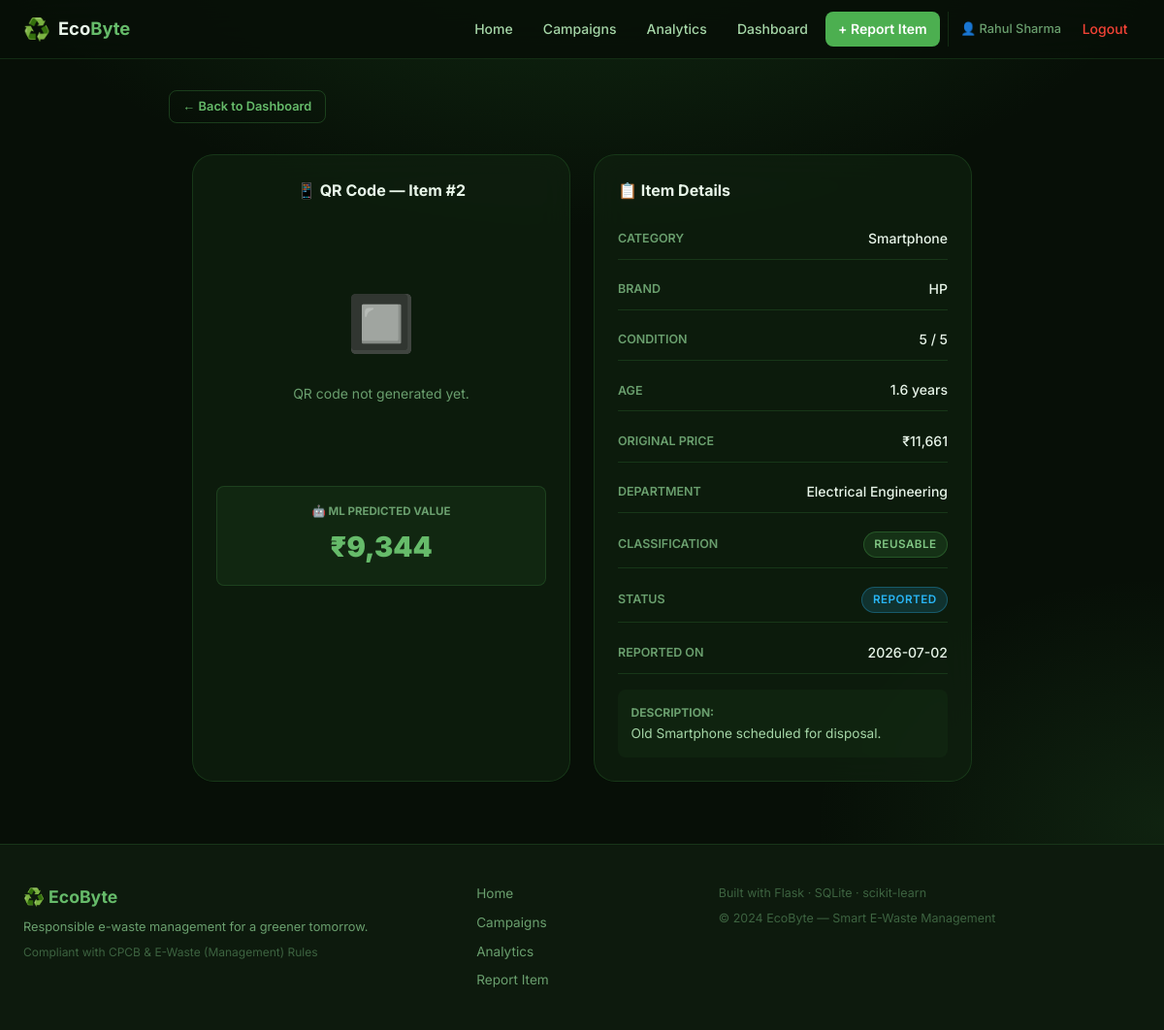
The page /item/2 (signed in) on the database its author committed.
### tables this page shows
CREATE TABLE items (
            id              INTEGER PRIMARY KEY AUTOINCREMENT,
            user_id         INTEGER NOT NULL,
            category        TEXT    NOT NULL,
            brand           TEXT    DEFAULT 'Unknown',
            model_name      TEXT    DEFAULT '',
            condition       INTEGER DEFAULT 3,
            age_years       REAL    DEFAULT 1.0,
            original_price  REAL    DEFAULT 0.0,
            classification  TEXT    DEFAULT 'recyclable',
            status          TEXT    DEFAULT 'reported',
            department      TEXT    DEFAULT 'General',
            description     TEXT    DEFAULT '',
            qr_code_path    TEXT    DEFAULT '',
            predicted_price REAL    DEFAULT 0.0,
            vendor_id       INTEGER,
            pickup_date     TEXT,
            created_at      TEXT    DEFAULT (datetime('now')),
            FOREIGN KEY (user_id) REFERENCES users(id)
        );

### app.py (the view)
@app.route('/item/<int:item_id>')
@login_required
def item_detail(item_id):
    item = db.get_item_by_id(item_id)
    if not item:
        flash('Item not found.', 'error')
        return redirect(url_for('dashboard'))
    if item['user_id'] != session['user_id'] and session.get('role') != 'admin':
        flash('You do not have access to this item.', 'error')
        return redirect(url_for('dashboard'))
    vendors = db.get_all_vendors()
    return render_template('item_detail.html', item=item, vendors=vendors)

### app.py (called while the page is built)
def login_required(f):
    @wraps(f)
    def decorated(*args, **kwargs):
        if 'user_id' not in session:
            flash('Please log in to continue.', 'warning')
            return redirect(url_for('login'))
        return f(*args, **kwargs)
    return decorated

### database.py (called while the page is built)
def get_db():
    conn = sqlite3.connect(DB_PATH)
    conn.row_factory = sqlite3.Row
    return conn

def get_item_by_id(item_id):
    conn = get_db()
    item = conn.execute('SELECT * FROM items WHERE id = ?', (item_id,)).fetchone()
    conn.close()
    return item

def get_all_vendors():
    conn = get_db()
    rows = conn.execute('SELECT * FROM vendors ORDER BY name ASC').fetchall()
    conn.close()
    return rows

### templates/item_detail.html (shortened to what this page needs)
{% extends "base.html" %}
{% block content %}
<div style="max-width:900px;margin:2rem auto;padding:0 1.5rem">
  <div style="margin-bottom:1.25rem">
    <a href="{{ url_for('dashboard') }}" class="btn btn-outline btn-sm">← Back to Dashboard</a>
  </div>
  <div style="display:grid;grid-template-columns:1fr 1fr;gap:1.5rem" class="item-detail-layout">
    <div class="card" style="text-align:center">
      <h2 style="font-size:1rem;font-weight:700;color:var(--text-1);margin-bottom:1rem">
        📱 QR Code — Item #{{ item['id'] }}
      </h2>
      {% if item['qr_code_path'] %}
        <div style="background:white;border-radius:var(--radius);padding:1rem;display:inline-block">
          <img src="{{ url_for('static', filename='qrcodes/item_' ~ item['id'] ~ '.png') }}"
               alt="QR Code for item {{ item['id'] }}"
               style="width:180px;height:180px">
        </div>
        <p style="font-size:.78rem;color:var(--text-3);margin-top:.75rem">
          Print and attach to the device
        </p>
        <a href="{{ url_for('static', filename='qrcodes/item_' ~ item['id'] ~ '.png') }}"
           download="ewaste_item_{{ item['id'] }}.png"
           class="btn btn-outline btn-sm" style="margin-top:.75rem">
          ⬇ Download QR Code
        </a>
      {% else %}
        <div class="empty-state">
          <div class="empty-state-icon">🔲</div>
          <p>QR code not generated yet.</p>
        </div>
      {% endif %}
      {% if item['predicted_price'] %}
        <div style="margin-top:1.25rem;background:rgba(76,175,80,.08);border:1px solid rgba(76,175,80,.2);border-radius:var(--radius-sm);padding:1rem">
          <div style="font-size:.72rem;color:var(--text-3);font-weight:700;text-transform:uppercase">
            🤖 ML Predicted Value
          </div>
          <div style="font-size:1.8rem;font-weight:900;color:var(--green-4);margin-top:.25rem">
            ₹{{ '{:,.0f}'.format(item['predicted_price']) }}
          </div>
        </div>
      {% endif %}
    </div>
    <div class="card">
      <h2 style="font-size:1rem;font-weight:700;color:var(--text-1);margin-bottom:1rem">
        📋 Item Details
      </h2>
      <div class="info-grid">
        <div class="info-row">
          <span class="info-label">Category</span>
          <span class="info-val">{{ item['category'] }}</span>
        </div>
        <div class="info-row">
          <span class="info-label">Brand</span>
          <span class="info-val">{{ item['brand'] }}</span>
        </div>
        <div class="info-row">
          <span class="info-label">Condition</span>
          <span class="info-val">{{ item['condition'] }} / 5</span>
        </div>
        <div class="info-row">
          <span class="info-label">Age</span>
          <span class="info-val">{{ item['age_years'] }} years</span>
        </div>
        <div class="info-row">
          <span class="info-label">Original Price</span>
          <span class="info-val">₹{{ '{:,.0f}'.format(item['original_price']) }}</span>
        </div>
        <div class="info-row">
          <span class="info-label">Department</span>
          <span class="info-val">{{ item['department'] }}</span>
        </div>
        <div class="info-row">
          <span class="info-label">Classification</span>
          <span class="info-val">
            <span class="badge badge-{{ item['classification'] }}">{{ item['classification'] }}</span>
          </span>
        </div>
        <div class="info-row">
          <span class="info-label">Status</span>
          <span class="info-val">
            <span class="badge badge-{{ item['status'] }}">{{ item['status'] }}</span>
          </span>
        </div>
        <div class="info-row">
          <span class="info-label">Reported On</span>
          <span class="info-val">{{ item['created_at'][:10] }}</span>
        </div>
      </div>
      {% if item['description'] %}
        <div style="margin-top:1rem;padding:.85rem;background:rgba(76,175,80,.05);border-radius:var(--radius-sm);font-size:.85rem;color:var(--text-2)">
          <strong style="color:var(--text-3);font-size:.75rem;text-transform:uppercase">Description:</strong><br>
          {{ item['description'] }}
        </div>
      {% endif %}
    </div>
  </div>
</div>
{% endblock %}

### static/css/style.css (style rules this page uses)
:root { --bg-0: #070f07; --bg-1: #0d1a0d; --bg-2: #132213; --bg-3: #1c3320; --card-bg: rgba(15, 32, 15, 0.75); --card-border:rgba(76, 175, 80, 0.18); --card-hover: rgba(76, 175, 80, 0.28); --green-1: #2e7d32; --green-2: #388e3c; --green-3: #4caf50; --green-4: #66bb6a; --green-5: #81c784; --green-6: #a5d6a7; --green-light:#e8f5e9; --accent: #ff6b35; --accent-hov: #e05522; --text-1: #e8f5e9; --text-2: #a5d6a7; --text-3: #6a9f6e; --text-4: #3d6340; --success: #4caf50; --warning: #ff9800; --danger: #f44336; --info: #29b6f6; --radius-sm: 8px; --radius: 14px; --radius-lg: 22px; --radius-xl: 32px; --shadow-sm: 0 2px 12px rgba(0,0,0,.4); --shadow: 0 6px 32px rgba(0,0,0,.5); --shadow-lg: 0 16px 60px rgba(0,0,0,.6); --transition: 0.25s cubic-bezier(.4,0,.2,1); --font: 'Inter', system-ui, sans-serif; }
*, *::before, *::after { box-sizing: border-box; margin: 0; padding: 0; }
html { scroll-behavior: smooth; }
body { font-family: var(--font); background-color: var(--bg-0); background-image: radial-gradient(ellipse 80% 60% at 50% -20%, rgba(46,125,50,.35) 0%, transparent 70%), radial-gradient(ellipse 50% 40% at 100% 80%, rgba(76,175,80,.12) 0%, transparent 60%); color: var(--text-1); min-height: 100vh; line-height: 1.6; -webkit-font-smoothing: antialiased; }
a { color: var(--green-4); text-decoration: none; transition: color var(--transition); }
.card { background: var(--card-bg); backdrop-filter: blur(16px); border: 1px solid var(--card-border); border-radius: var(--radius-lg); padding: 1.5rem; transition: all var(--transition); }
.btn { display: inline-flex; align-items: center; justify-content: center; gap: .4rem; padding: .6rem 1.3rem; border-radius: var(--radius-sm); font-size: .875rem; font-weight: 600; cursor: pointer; border: 1px solid transparent; transition: all var(--transition); white-space: nowrap; text-decoration: none; font-family: var(--font); }
.btn-outline { background: transparent; color: var(--green-4); border-color: var(--card-hover); }
.btn-sm { padding: .35rem .85rem; font-size: .8rem; }
.badge { display: inline-flex; align-items: center; gap: .3rem; padding: .2rem .65rem; border-radius: 100px; font-size: .73rem; font-weight: 600; text-transform: uppercase; letter-spacing: .04em; }
.badge-reported { background: rgba(41,182,246,.15); color: var(--info); border: 1px solid rgba(41,182,246,.3); }
.badge-reusable { background: rgba(76,175,80,.15); color: var(--green-5); border: 1px solid rgba(76,175,80,.3); }
.item-detail-layout { display: grid; grid-template-columns: 1fr 1fr; gap: 1.5rem; max-width: 900px; margin: 2rem auto; padding: 0 1.5rem; }
.info-grid { display: flex; flex-direction: column; gap: .6rem; }
.info-row { display: flex; justify-content: space-between; align-items: center; padding: .6rem 0; border-bottom: 1px solid var(--card-border); font-size: .875rem; }
.info-label { color: var(--text-3); font-weight: 600; font-size: .78rem; text-transform: uppercase; }
.info-val { color: var(--text-1); font-weight: 500; text-align: right; }
.empty-state { text-align: center; padding: 4rem 1rem; color: var(--text-3); }
.empty-state-icon { font-size: 3.5rem; margin-bottom: 1rem; opacity: .7; }
.empty-state p { font-size: .875rem; }

### rows shown on the page
items: id "2", predicted_price "9,344", category "Smartphone", brand "HP", condition "5", age_years "1.6", original_price "11,661", department "Electrical Engineering", classification "REUSABLE", status "REPORTED", created_at "2026-07-02", description "Old Smartphone scheduled for disposal."

### other values the page prints
{{ session.get('name', 'User') }} "Rahul Sharma"
